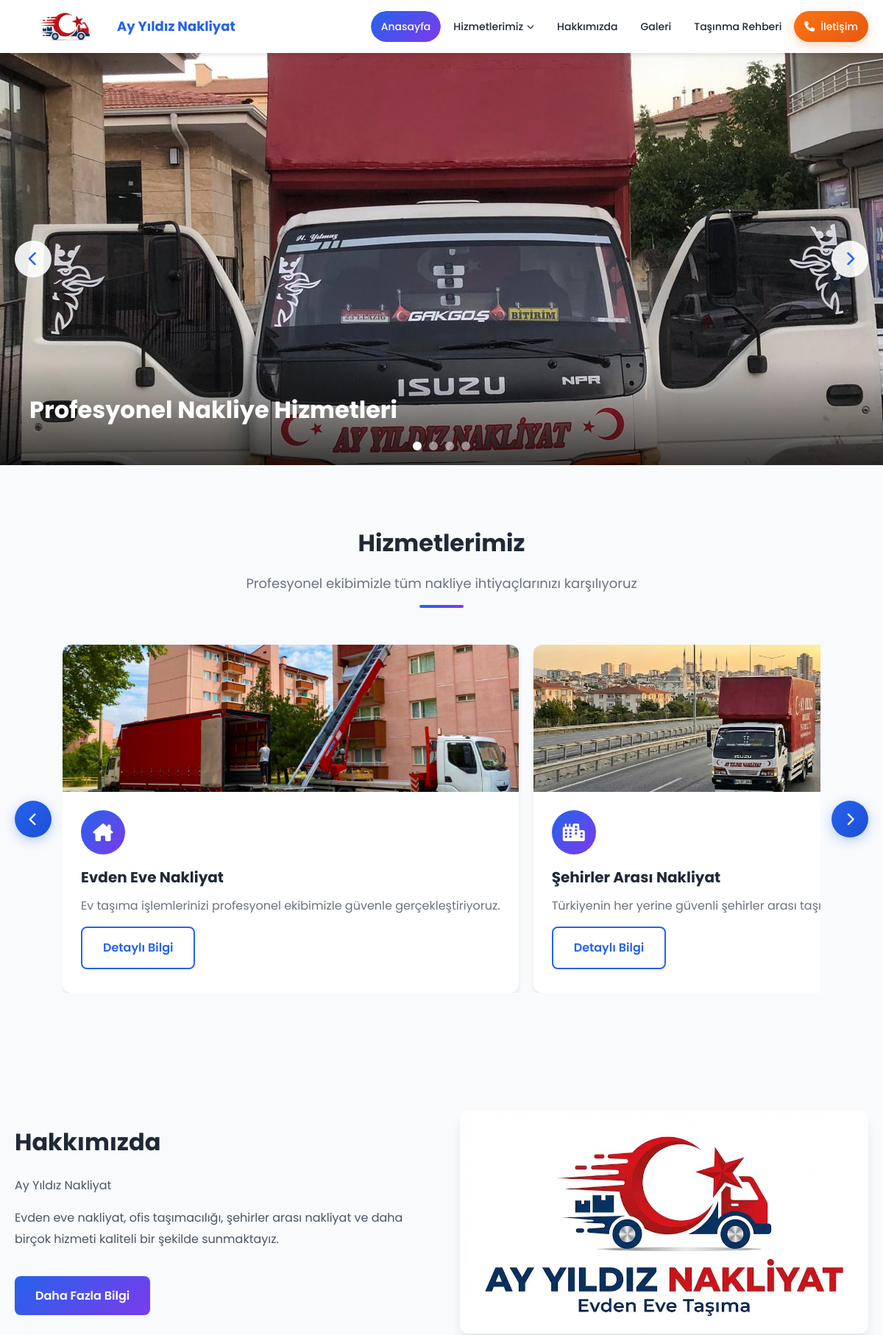
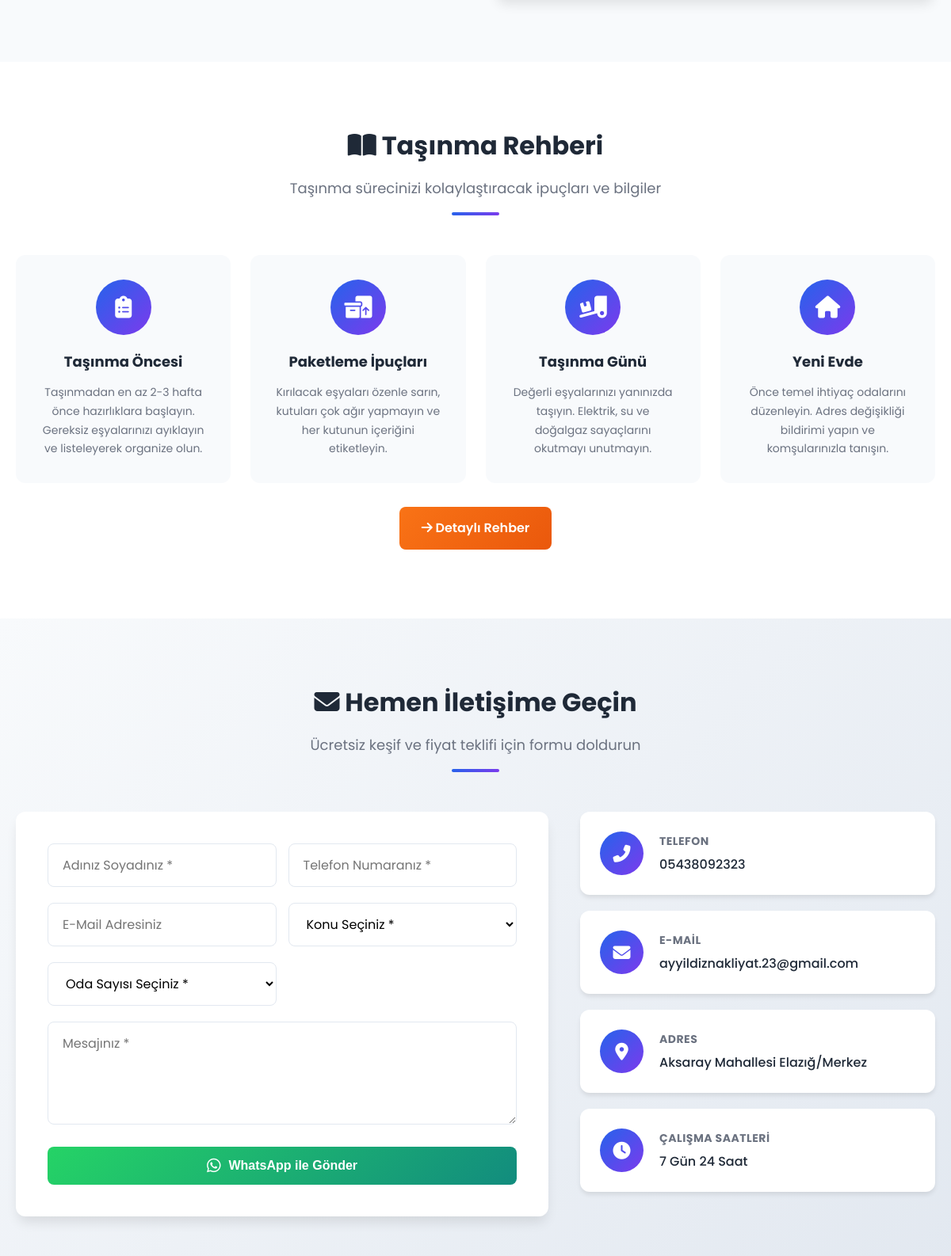
The page / (upper part) on the database its author committed (2 pictures, top to bottom).
### core/models.py (models this page shows, shortened)
class AboutUs(models.Model):
    title = models.CharField(max_length=200, verbose_name="Başlık")
    short_content = models.TextField(verbose_name="Kısa İçerik (Anasayfa için)", max_length=500)
    full_content = models.TextField(verbose_name="Tam İçerik")
    image = models.ImageField(upload_to='about/', verbose_name="Resim", blank=True, null=True)
    logo = models.ImageField(upload_to='logo/', verbose_name="Logo", blank=True, null=True)
    company_name = models.CharField(max_length=200, verbose_name="Firma Adı", default="Nakliye Firması")
    phone = models.CharField(max_length=20, verbose_name="Telefon", blank=True)
    email = models.EmailField(verbose_name="E-Mail", blank=True)
    address = models.TextField(verbose_name="Adres", blank=True)
    working_hours = models.CharField(max_length=100, verbose_name="Çalışma Saatleri", blank=True)
    facebook = models.URLField(blank=True, verbose_name="Facebook")
    instagram = models.URLField(blank=True, verbose_name="Instagram")
    twitter = models.URLField(blank=True, verbose_name="Twitter")
    whatsapp = models.CharField(max_length=20, blank=True, verbose_name="WhatsApp")
    class Meta:
        verbose_name = "Hakkımızda"
        verbose_name_plural = "Hakkımızda"

class SliderImage(models.Model):
    title = models.CharField(max_length=200, verbose_name="Başlık", blank=True)
    image = models.ImageField(upload_to='slider/', verbose_name="Resim")
    order = models.PositiveIntegerField(default=0, verbose_name="Sıra")
    is_active = models.BooleanField(default=True, verbose_name="Aktif")
    class Meta:
        verbose_name = "Slider Resmi"
        verbose_name_plural = "Slider Resimleri"
        ordering = ['order']

class Service(models.Model):
    title = models.CharField(max_length=200, verbose_name="Hizmet Adı")
    short_description = models.TextField(verbose_name="Kısa Açıklama", max_length=300)
    description = models.TextField(verbose_name="Detaylı Açıklama")
    image = models.ImageField(upload_to='services/', verbose_name="Resim")
    icon = models.CharField(max_length=50, verbose_name="İkon (Font Awesome)", default="fa-truck")
    order = models.PositiveIntegerField(default=0, verbose_name="Sıra")
    is_active = models.BooleanField(default=True, verbose_name="Aktif")
    class Meta:
        verbose_name = "Hizmet"
        verbose_name_plural = "Hizmetler"
        ordering = ['order']

### core/views.py (the view)
# urls.py: path('', views.home, name='home'),
def home(request):
    context = {
        'sliders': SliderImage.objects.filter(is_active=True)[:10],
        'services': Service.objects.filter(is_active=True)[:6],
        'about': get_about_info(),
    }
    return render(request, 'home.html', context)

### core/views.py (called while the page is built)
def get_about_info():
    return AboutUs.objects.first()

### custom_admin/context_processors.py (called while the page is built)
def admin_context(request):
    context = {}
    if hasattr(request, 'admin_user'):
        context['unread_count'] = ContactMessage.objects.filter(is_read=False).count()
    return context

### templates/home.html (shortened to what this page needs)
{% extends 'base.html' %}
{% load static %}
{% block content %}
<section class="slider-section">
    <div class="slider-container">
        <div class="slider-wrapper" id="sliderWrapper">
            {% if sliders %}
                {% for slider in sliders %}
                <div class="slide">
                    <img src="{{ slider.image.url }}" alt="{{ slider.title }}">
                    {% if slider.title %}
                    <div class="slide-content">
                        <h2>{{ slider.title }}</h2>
                    </div>
                    {% endif %}
                </div>
                {% endfor %}
            {% endif %}
        </div>
        <button class="slider-btn prev" id="sliderPrev">
            <i class="fas fa-chevron-left"></i>
        </button>
        <button class="slider-btn next" id="sliderNext">
            <i class="fas fa-chevron-right"></i>
        </button>
        <div class="slider-dots" id="sliderDots">
            {% if sliders %}
                {% for slider in sliders %}
                <span class="slider-dot {% if forloop.first %}active{% endif %}" data-index="{{ forloop.counter0 }}"></span>
                {% endfor %}
            {% else %}
                <span class="slider-dot active" data-index="0"></span>
                <span class="slider-dot" data-index="1"></span>
                <span class="slider-dot" data-index="2"></span>
            {% endif %}
        </div>
    </div>
</section>
<section class="section">
    <div class="container">
        <div class="section-header">
            <h2>Hizmetlerimiz</h2>
            <p>Profesyonel ekibimizle tüm nakliye ihtiyaçlarınızı karşılıyoruz</p>
            <div class="underline"></div>
        </div>
        <div class="services-carousel-container">
            <button class="carousel-btn carousel-prev" id="servicesPrev">
                <i class="fas fa-chevron-left"></i>
            </button>
            <div class="services-carousel" id="servicesCarousel">
                <div class="services-carousel-wrapper" id="servicesWrapper">
                    {% if services %}
                        {% for service in services %}
                        <div class="service-card">
                            {% if service.image %}
                            <div class="service-card-image">
                                <img src="{{ service.image.url }}" alt="{{ service.title }}">
                            </div>
                            {% endif %}
                            <div class="service-card-content">
                                <div class="service-card-icon">
                                    <i class="fas {{ service.icon }}"></i>
                                </div>
                                <h3>{{ service.title }}</h3>
                                <p>{{ service.short_description }}</p>
                                <a href="{% url 'services' %}?service={{ service.id }}" class="btn btn-outline">Detaylı Bilgi</a>
                            </div>
                        </div>
                        {% endfor %}
                    {% endif %}
                </div>
            </div>
            <button class="carousel-btn carousel-next" id="servicesNext">
                <i class="fas fa-chevron-right"></i>
            </button>
        </div>
    </div>
</section>
<section class="section about-section" id="hakkimizda">
    <div class="container">
        <div class="about-content">
            <div class="about-text">
                <h2>{{ about.title|default:"Hakkımızda" }}</h2>
                <p>{{ about.short_content|default:"Yılların deneyimi ve profesyonel ekibimizle, nakliye sektöründe güvenilir bir isim olduk. Müşteri memnuniyetini her zaman ön planda tutarak, eşyalarınızı özenle ve güvenle taşıyoruz." }}</p>
                <p>Evden eve nakliyat, ofis taşımacılığı, şehirler arası nakliyat ve daha birçok hizmeti kaliteli bir şekilde sunmaktayız.</p>
                <a href="{% url 'about' %}" class="btn btn-primary mt-2">Daha Fazla Bilgi</a>
            </div>
            <div class="about-image">
                {% if about.image %}
                <img src="{{ about.image.url }}" alt="{{ about.title }}">
                {% else %}
                <div class="placeholder-image" style="height:350px;">
                    <i class="fas fa-truck-moving"></i>
                </div>
                {% endif %}
            </div>
        </div>
    </div>
</section>
<section class="section guide-preview-section" id="rehber">
    <div class="container">
        <div class="section-header">
            <h2><i class="fas fa-book-open"></i> Taşınma Rehberi</h2>
            <p>Taşınma sürecinizi kolaylaştıracak ipuçları ve bilgiler</p>
            <div class="underline"></div>
        </div>
        <div class="guide-grid">
            <div class="guide-card">
                <div class="guide-card-icon">
                    <i class="fas fa-clipboard-list"></i>
                </div>
                <h3>Taşınma Öncesi</h3>
                <p>Taşınmadan en az 2-3 hafta önce hazırlıklara başlayın. Gereksiz eşyalarınızı ayıklayın ve listeleyerek organize olun.</p>
            </div>
            <div class="guide-card">
                <div class="guide-card-icon">
                    <i class="fas fa-boxes-packing"></i>
                </div>
                <h3>Paketleme İpuçları</h3>
                <p>Kırılacak eşyaları özenle sarın, kutuları çok ağır yapmayın ve her kutunun içeriğini etiketleyin.</p>
            </div>
            <div class="guide-card">
                <div class="guide-card-icon">
                    <i class="fas fa-truck-loading"></i>
                </div>
                <h3>Taşınma Günü</h3>
                <p>Değerli eşyalarınızı yanınızda taşıyın. Elektrik, su ve doğalgaz sayaçlarını okutmayı unutmayın.</p>
            </div>
            <div class="guide-card">
                <div class="guide-card-icon">
                    <i class="fas fa-home"></i>
                </div>
                <h3>Yeni Evde</h3>
                <p>Önce temel ihtiyaç odalarını düzenleyin. Adres değişikliği bildirimi yapın ve komşularınızla tanışın.</p>
            </div>
        </div>
        <div class="text-center mt-3">
            <a href="{% url 'guide' %}" class="btn btn-secondary">
                <i class="fas fa-arrow-right"></i> Detaylı Rehber
            </a>
        </div>
    </div>
</section>
<section class="section contact-home-section" id="iletisim">
    <div class="container">
        <div class="section-header">
            <h2><i class="fas fa-envelope"></i> Hemen İletişime Geçin</h2>
            <p>Ücretsiz keşif ve fiyat teklifi için formu doldurun</p>
            <div class="underline"></div>
        </div>
        <div class="contact-home-layout">
            <div class="contact-home-form">
                <form id="homeContactForm" onsubmit="return sendWhatsAppMessage(event, 'home')">
                    <div class="form-row">
                        <div class="form-group">
                            <input type="text" name="name" id="home_name" class="form-input" placeholder="Adınız Soyadınız *" required>
                        </div>
                        <div class="form-group">
                            <input type="tel" name="phone" id="home_phone" class="form-input" placeholder="Telefon Numaranız *" required>
                        </div>
                    </div>
                    <div class="form-row">
                        <div class="form-group">
                            <input type="email" name="email" id="home_email" class="form-input" placeholder="E-Mail Adresiniz">
                        </div>
                        <div class="form-group">
                            <select name="subject" id="home_subject" class="form-select" required>
                                <option value="">Konu Seçiniz *</option>
                            </select>
                        </div>
                    </div>
                    <div class="form-row">
                        <div class="form-group">
                            <select name="room_count" id="home_room_count" class="form-select" required>
                                <option value="">Oda Sayısı Seçiniz *</option>
                            </select>
                        </div>
                    </div>
                    <div class="form-group">
                        <textarea name="message" id="home_message" class="form-textarea" placeholder="Mesajınız *" rows="4" required></textarea>
                    </div>
                    <button type="submit" class="btn btn-primary btn-block btn-whatsapp">
                        <i class="fab fa-whatsapp"></i> WhatsApp ile Gönder
                    </button>
                </form>
            </div>
            <div class="contact-home-info">
                <div class="contact-info-card">
                    <i class="fas fa-phone-alt"></i>
                    <div>
                        <h4>Telefon</h4>
                        <p>{{ about.phone|default:"0543 809 23 23" }}</p>
                    </div>
                </div>
                <div class="contact-info-card">
                    <i class="fas fa-envelope"></i>
                    <div>
                        <h4>E-Mail</h4>
                        <p>{{ about.email|default:"ayyildiznakliyat.23@gmail.com" }}</p>
                    </div>
                </div>
                <div class="contact-info-card">
                    <i class="fas fa-map-marker-alt"></i>
                    <div>
                        <h4>Adres</h4>
                        <p>{{ about.address|default:"Aksaray Mahallesi Elazığ/Merkez" }}</p>
                    </div>
                </div>
                <div class="contact-info-card">
                    <i class="fas fa-clock"></i>
                    <div>
                        <h4>Çalışma Saatleri</h4>
                        <p>{{ about.working_hours|default:"7/24 Hizmet" }}</p>
                    </div>
                </div>
            </div>
        </div>
    </div>
</section>
{% endblock %}

### templates/base.html (shortened to what this page needs)
{% load static %}
<!DOCTYPE html>
<html lang="tr">
<head>
    <link rel="stylesheet" href="https://cdnjs.cloudflare.com/ajax/libs/font-awesome/6.4.0/css/all.min.css">
    <link rel="stylesheet" href="{% static 'css/style.css' %}">
</head>
<body>
    <header class="header">
        <div class="header-main">
            <div class="container">
                <div class="header-main-content">
                    <div class="logo">
                        <a href="{% url 'home' %}">
                            {% if about.logo %}
                            <img src="{{ about.logo.url }}" alt="{{ about.company_name|default:'Ay Yıldız Nakliyat' }} Logo" class="logo-img">
                            {% else %}
                            <i class="fas fa-truck-moving logo-icon"></i>
                            {% endif %}
                            <h1>{{ about.company_name|default:"Ay Yıldız Nakliyat" }}</h1>
                        </a>
                    </div>
                    <nav class="main-nav" id="mainNav">
                        <ul>
                            <li><a href="{% url 'home' %}" class="nav-link {% if request.resolver_match.url_name == 'home' %}active{% endif %}"><span>Anasayfa</span></a></li>
                            <li class="has-dropdown">
                                <a href="{% url 'services' %}" class="nav-link {% if request.resolver_match.url_name == 'services' %}active{% endif %}">
                                    <span>Hizmetlerimiz</span> <i class="fas fa-chevron-down dropdown-icon"></i>
                                </a>
                            </li>
                            <li><a href="{% url 'about' %}" class="nav-link {% if request.resolver_match.url_name == 'about' %}active{% endif %}"><span>Hakkımızda</span></a></li>
                            <li><a href="{% url 'gallery' %}" class="nav-link {% if request.resolver_match.url_name == 'gallery' %}active{% endif %}"><span>Galeri</span></a></li>
                            <li><a href="{% url 'guide' %}" class="nav-link {% if request.resolver_match.url_name == 'guide' %}active{% endif %}"><span>Taşınma Rehberi</span></a></li>
                            <li><a href="{% url 'contact' %}" class="nav-link contact-btn {% if request.resolver_match.url_name == 'contact' %}active{% endif %}"><i class="fas fa-phone"></i> <span>İletişim</span></a></li>
                        </ul>
                    </nav>
                </div>
            </div>
        </div>
    </header>
    <main class="main-content">
        {% block content %}{% endblock %}
    </main>
</body>
</html>

### rows shown on the page
AboutUs: logo (picture), company_name "Ay Yıldız Nakliyat", title "Hakkımızda", short_content "Ay Yıldız Nakliyat", image (picture), phone "05438092323", email "ayyildiznakliyat.23@gmail.com", address "Aksaray Mahallesi Elazığ/Merkez", working_hours "7 Gün 24 Saat"
SliderImage: image (picture), title "Profesyonel Nakliye Hizmetleri"
Service: image (picture), title "Evden Eve Nakliyat", short_description "Ev taşıma işlemlerinizi profesyonel ekibimizle güvenle gerçekleştiriyoruz."
Service: image (picture), title "Şehirler Arası Nakliyat", short_description "Türkiyenin her yerine güvenli şehirler arası…"
